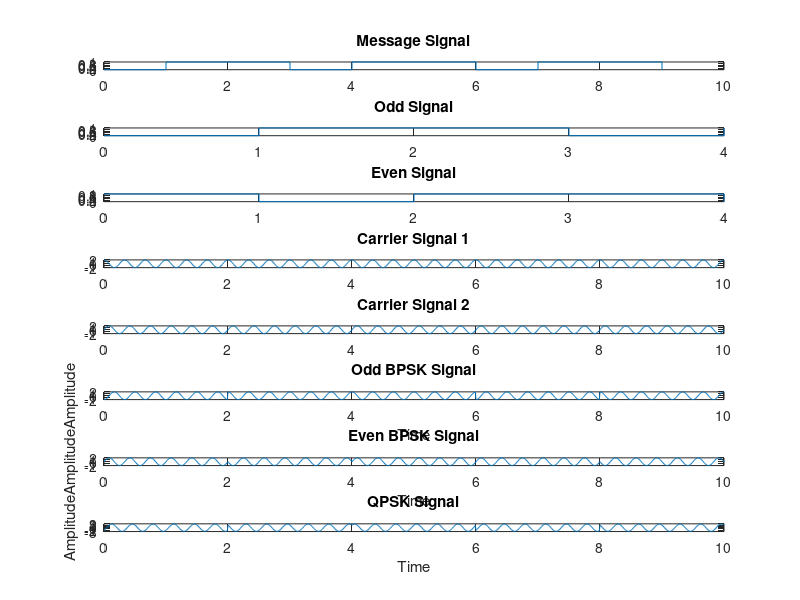

This chart was generated by the following MATLAB code:
%QPSK Modulation and Demodulation
clc
close all

a=2;
fc=3;

m = [0 1 1 0 1 1 0 1 1 0];
t = 0:0.01:length(m);
t2=0:length(m)-1;
t_even=0:(length(m)-2)/2;
t_odd = 0:(length(m) - 1)/2;

subplot(811);
stairs(t2,m)
title('Message Signal')


for i=1:2:length(m)
    odd((i+1)/2) = m(i);
end

subplot(812);
stairs(t_odd,odd)
title('Odd Signal')


for i=2:2:length(m)
    even(i/2) = m(i);
end


subplot(813);
stairs(t_even,even)
title('Even Signal')

y1= a*cos(2*pi*fc*t);
y2= a*sin(2*pi*fc*t);

subplot(814)
plot(t,y1)
title('Carrier Signal 1')

subplot(815)
plot(t,y2)
title('Carrier Signal 2')

for i=1:length(odd)
    for j=(i-1)*200:i*200
        if odd(i) == 1
            s_odd(j+1) = y1(j+1);
        else
            s_odd(j+1) = -y1(j+1);
        end
    end
end

subplot(816)
plot(t,s_odd);
title('Odd BPSK Signal');
xlabel('Time');
ylabel('Amplitude');

for i=1:length(even)
    for j=(i-1)*200:i*200
        if even(i) == 1
            s_even(j+1) = y2(j+1);
        else
            s_even(j+1) = -y2(j+1);
        end
    end
end

subplot(817)
plot(t,s_even);
title('Even BPSK Signal');
xlabel('Time');
ylabel('Amplitude');

 
for i=1:length(m)
    for j=(i-1)*100:i*100
       s(j+1) = s_even((j+1))+s_odd((j+1));
    end
end

t=0:0.01:length(m);
disp(t);
disp(s);
subplot(818)
plot(t,s);
title('QPSK Signal');
xlabel('Time');
ylabel('Amplitude');

% for i=1:length(m)
%    for j=(i-1)*100:i*100
%         if(s(j+1)==y1(j+1))
%             x(j+1)=1;
%         else
%             x(j+1)=0;
%         end
%     end
% end

% subplot(717)
% stairs(t,x);
% title('Demodulated Signal');
% xlabel('Time');
% ylabel('Amplitude');

